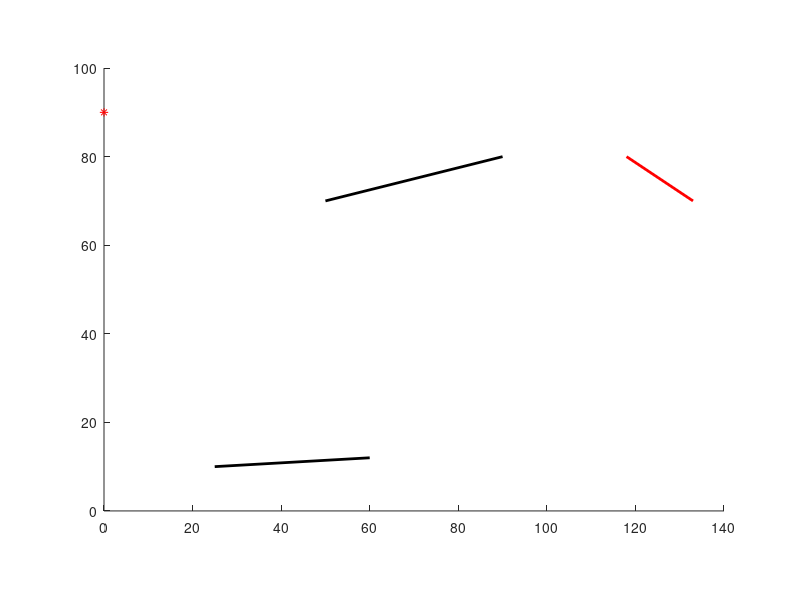

The MATLAB script that drew this image: (Note: this script raises an error after producing the figure.)
%% 主函数
tic %开始计时
x0=0;y0=90; %光源
Ax=25;Ay=10; %平面镜左端
Bx=60;By=12; %平面镜右端
km1=(By-Ay)/(Bx-Ax); %镜斜率
jm1=Ay-km1*Ax; %镜截距

Cx=50;Cy=70; %mirror2左
Dx=90;Dy=80; %mirror2右
km2=(Cy-Dy)/(Cx-Dx);
jm2=Cy-km2*Cx; 

Ex=90;Ey=40;%mirror3左
Fx=120;Fy=44.5;
km3=(Fy-Ey)/(Fx-Ex);
jm3=Fy-km3*Fx;

Gx=118;Gy=80;%detector左
Hx=133;Hy=70;
kd=(Hy-Gy)/(Hx-Gx);
jd=Gy-kd*Gx;

%画
hold on; %画在同一张
daspect([1,1,1]); %设置比例尺

%两点式
M=plot([Ax,Bx],[Ay,By],'k','Linewidth',2);%平面镜1
plot([Cx,Dx],[Cy,Dy],'k','Linewidth',2);%平面镜2
% plot([Ex,Fx],[Ey,Fy],'k','Linewidth',2);%平面镜3
D=plot([Gx,Hx],[Gy,Hy],'r','Linewidth',2);%探测器
S=scatter(x0,y0,'r','*'); %画出光源
Nn=4; %入射光线数

z=Ax:1:Bx; %设置离散点
%在平面镜上随机取Nn个点
Px=z(randperm(numel(z),Nn)); 
Py=km1*Px+jm1;

for i=1:Nn
    [x3,y3,flag]=reflect(x0,y0,Px(i),Py(i),km1,km2,jm2,Cx,Dx,i);%第一次反射
    if flag==0
        continue; %flag=0 表示没打中,不会执行接下来的反射
    end
    
end
title('反射定律可视化','FontWeight','bold')%标题加粗
legend([M D S],'mirror','detector','source','Location','southeast');%图例locte in东南
hold off;
toc %停止计时
%% 主函数中用到的函数
%input:入射光路上一点x1y1 反射点x2y2 反射镜斜率km
% 目标线段(cd)的斜率ko和截距jo,端点横坐标CxDx,i用于选颜色
%output:画出从入射光路上一点出发,经一次反射,打到cd上的完整光路
% x3 y3反射光与cd所在直线的交点,flag表示能否打中
function [x3,y3,flag]=reflect(x1,y1,x2,y2,km,ko,jo,Cx,Dx,i)
    coArray=['#0072BD';'#D95319';'#EDB120';'#7E2F8E';'#77AC30';'#4DBEEE';'#A2142F'];%颜色库
    color=coArray(mod(i,7)+1,:); %根据i选定一种颜色
    if Cx>Dx %保证Cx较小
        t=Cx;
        Cx=Dx;
        Dx=t;
    end
    plot([x1,x2],[y1,y2],'Color',color,'Linewidth',1.5);%画入射光线
    [x3,y3]=symmetry(x1,y1,-1/km,y2+x2/km); %关于法线的对称点 %法线的斜率和截距
    kr=(y3-y2)/(x3-x2); %反射光斜率
    jr=y2-kr*x2;
    [x3,y3]=linecross(kr,jr,ko,jo);%反射光与cd的交点
    if x3>=Cx && x3<=Dx
        plot([x2,x3],[y2,y3],'Color',color,'Linewidth',1.5);%画反射光线
        flag=1;%打中
    else
        xx=1.03*x3;  %取一个稍远一点的点,表示没打中
        yy=kr*xx+jr; 
        plot([x2,xx],[y2,yy],'Color',color,'Linewidth',1.5);
        flag=0;%没打中
    end
end
%% 求已知点关于已知直线的对称点
%x1,y1 已知点
% k b 对称轴斜率、截距
function [x2,y2]=symmetry(x1,y1,k,b)
    [x_c,y_c]=linecross(k,b,-1/k,y1+x1/k); %已知点和对称点的连线与对称轴的交点
    x2=2*x_c-x1; %中点在对称轴上
    y2=2*y_c-y1;
end
%推导: 1.中点在对称轴上 2. 连线与对称轴垂直
%% 已知两条直线的斜率和截距，求交点坐标
function [x,y]=linecross(k1,b1,k2,b2)
  x=[];
  y=[];
  if k1==k2 && b1==b2
      disp('重合');
  elseif k1==k2 && b1~=b2
      disp('无交点');
  else
     x=(b2-b1)/(k1-k2);
     y=k1*x+b1;
  end
end
%联立解方程